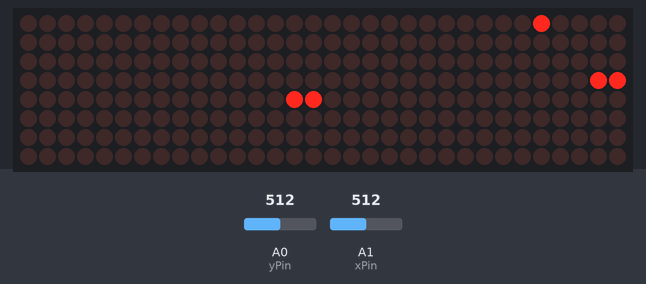
Recording of a sketch running on a simulated Arduino Uno, built with avr-gcc and run on an emulated ATmega328P. On the bench: 32×8 LED matrix. The test bench sets the inputs (shaded band); at power-on: A0 (yPin) = 512, A1 (xPin) = 512. Random numbers use the default seed unless the sketch sets one.

Above: at 2.3 s.
2.4 s: A0 (yPin) set to 592
At 4.0 s:
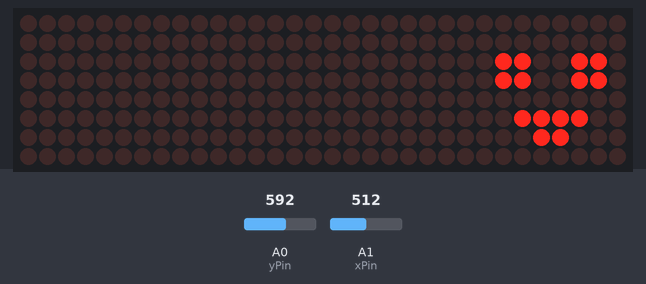
4.4 s: A0 (yPin) set to 614
At 6.0 s:
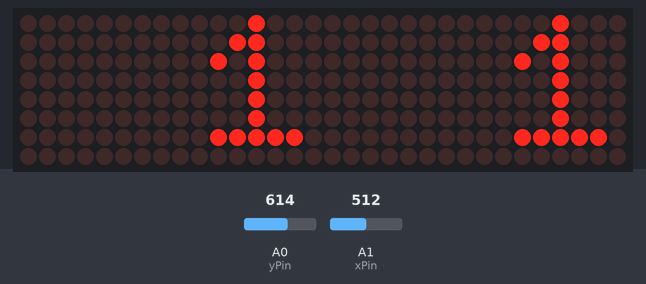
6.2 s: A1 (xPin) set to 466
9.3 s: A1 (xPin) set to 437
At 9.62 s:
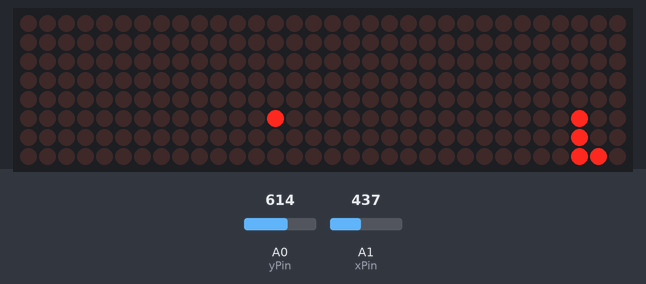
Timing chart, 0 to 12.3 s (numbered marks = the images above; inputs shaded):
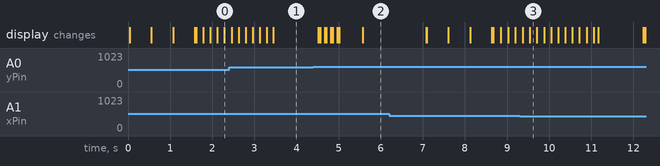

The sketch:

snake.ino
```cpp
#include <LedControl.h>
#include <binary.h>
#define N 16 // rows
#define S 35 // speed

// Pin 10 is connected to the DATA IN-pin of the first MAX7221
// Pin 12 is connected to the CLK-pin of the first MAX7221
// Pin 11 is connected to the LOAD(/CS)-pin of the first MAX7221

LedControl lc = LedControl(10, 12, 11, 4);
int xPin = A1;
int yPin = A0;
int yPosition = 0;
int xPosition = 0;

typedef char Grid[N][N];

typedef struct {
    int i;
    int j;
} Cell;

int left = 0, right = 0, up = 0, down = 0, k = 0, z = 0, value, length;

// countdown animation
byte three[8] = {B00011100, B00100010, B00000010, B00011100, B00000010, B00100010, B00011100, B00000000}; // 3
byte two[8] = {B00111000, B01000100, B01000100, B00100000, B00010000, B00001000, B01111100, B00000000};   // 2
byte one[8] = {B00001000, B00011000, B00101000, B00001000, B00001000, B00001000, B00111110, B00000000};   // 1

// functions
void printGrid(Grid grid);
void initializeGrid(Grid grid);
int checkBounds(int i, int j);
void generateApple(Grid g);
void addToEnd(Cell *list, int a, int b, int length);
void removeHead(Cell *list, Grid g, int length);
int checkCollision(Cell *list, int a, int b, int length);
void updateDirection(void);
void gameOver(int points);
int getLength(Cell *list);
void displaySadFace(void);
void countdown(void);

void setup() {

    pinMode(yPin, INPUT);
    pinMode(xPin, INPUT);

    for (int a = 0; a < 4; a++) {
        lc.shutdown(a, false);
        lc.setIntensity(a, 6); // Set brightness to a medium value
        lc.clearDisplay(a);   // Clear the display
    }

    randomSeed(analogRead(A1)); // unconnected pin
    delay(20);
}

void loop() {

    Grid g;
    Cell list[25];
    int i = 3, j = 2;

    initializeGrid(g);
    generateApple(g);

    // init snake
    g[i][j] = 'O';
    addToEnd(list, i, j, 0);
    g[i][++j] = 'O';
    addToEnd(list, i, j, 1);
    g[i][++j] = 'O';
    addToEnd(list, i, j, 2);
    g[i][++j] = 'O';
    addToEnd(list, i, j, 3);

    list[4].i = -5;  // condition to indicate end of list

    countdown();    // 3... 2... 1...

    for (int a = 0; a < 4; a++)  lc.clearDisplay(a);

    right = 1; // snake starts moving without pressing any button

    while (checkBounds(i, j)) {
        updateDirection();

        if (right) ++j;
        else if (down) ++i;
        else if (up) --i;
        else if (left) --j;

        length = getLength(list);

        printGrid(g);

        if (checkCollision(list, i, j, length)) i = -2; // exits the while(checkBounds) loop

        if (g[i][j] == '#') {
            generateApple(g);
            k++;
        }

        g[i][j] = 'O';

        addToEnd(list, i, j, length);

        if (!k) {
            removeHead(list, g, length);
            list[length].i = -5; // condition to indicate end of list
        } else {
            list[length + 1].i = -5;
        }

        k = 0;

        delay(S);
    }

    gameOver(getLength(list));
}

void updateDirection(void) {
    xPosition = analogRead(xPin);
    delay(2);
    yPosition = analogRead(yPin);
    delay(2);

    if (yPosition >= 450 && yPosition <= 600 && up == 1) {
        up = 1; down = 0; right = 0; left = 0;
    }
    if (yPosition >= 450 && yPosition <= 600 && down == 1) {
        down = 1; up = 0; right = 0; left = 0;
    }
    if (yPosition < 450 && yPosition >= 0) {
        down = 0; up = 1; right = 0; left = 0;
    } else if (yPosition > 600 && yPosition < 1024) {
        up = 0; down = 1; right = 0; left = 0;
    }

    if (xPosition >= 450 && xPosition <= 600 && right == 1) {
        right = 1; down = 0; up = 0; left = 0;
    }
    if (xPosition >= 450 && xPosition <= 600 && left == 1) {
        left = 1; down = 0; up = 0; right = 0;
    }
    if (xPosition < 450 && xPosition >= 0) {
        left = 0; right = 1; down = 0; up = 0;
    } else if (xPosition > 600 && xPosition < 1024) {
        right = 0; left = 1; down = 0; up = 0;
    }
}

int getLength(Cell *list) {
    int count = 0;
    while (list[count].i != -5) count++;
    return count;
}

void initializeGrid(Grid grid) {
    for (int i = 0; i < N; i++)
        for (int j = 0; j < N; j++)
            grid[i][j] = ' ';
}

void printGrid(Grid grid) {
    for (int i = 0; i < N; i++) {
        for (int j = 0; j < N; j++) {
            if (grid[i][j] != ' ') {
                if (i < 8 && j < 8)
                    lc.setLed(0, i, j, HIGH);
                else if (i < 8 && j > 7)
                    lc.setLed(2, map(i, 0, 7, 7, 0), map(j - 8, 0, 7, 7, 0), HIGH);
                else if (i > 7 && j < 8)
                    lc.setLed(1, i - 8, j, HIGH);
                else
                    lc.setLed(3, map(i - 8, 0, 7, 7, 0), map(j - 8, 0, 7, 7, 0), HIGH);
            } else {
                if (i < 8 && j < 8)
                    lc.setLed(0, i, j, LOW);
                else if (i < 8 && j > 7)
                    lc.setLed(2, map(i, 0, 7, 7, 0), map(j - 8, 0, 7, 7, 0), LOW);
                else if (i > 7 && j < 8)
                    lc.setLed(1, i - 8, j, LOW);
                else
                    lc.setLed(3, map(i - 8, 0, 7, 7, 0), map(j - 8, 0, 7, 7, 0), LOW);
            }
        }
    }
}

int checkBounds(int i, int j) {
    return i >= 0 && i < N && j >= 0 && j < N;
}

void generateApple(Grid g) {
    int n, m;

    do {
        n = random(0, N); // random from 0 to N-1
        m = random(0, N); // random from 0 to N-1
    } while (g[n][m] == 'O' || g[n][m] == '#');

    g[n][m] = '#';
}

void addToEnd(Cell *list, int a, int b, int length) {
    list[length].i = a;
    list[length].j = b;
}

void removeHead(Cell *list, Grid g, int length) {
    g[list[0].i][list[0].j] = ' ';

    for (int n = 0; n < length; n++) {
        list[n].i = list[n + 1].i;
        list[n].j = list[n + 1].j;
    }
}

int checkCollision(Cell *list, int a, int b, int length) {
    for (int i = 0; i < length; i++)
        if (a == list[i].i && b == list[i].j)
            return 1;

    return 0;
}

void gameOver(int points) {
    for (int a = 0; a < 4; a++) lc.clearDisplay(a);

    displaySadFace();
    delay(1000);

    for (int a = 0; a < 4; a++) lc.clearDisplay(a);

    int counter = points;
    if (counter < 10) {
        while (counter != 0) {
            for (int i = 0; i < N; i++)
                for (int j = 0; j < N; j++)
                    if (j < 8)
                        lc.setLed(0, i, j, HIGH);
                    else
                        lc.setLed(1, i, j - 8, HIGH);

            delay(40);
            for (int a = 0; a < 4; a++) lc.clearDisplay(a);
            delay(40);
            counter--;
        }
    }
    for (int a = 0; a < 4; a++) lc.clearDisplay(a);
    delay(500);

    if (points < 100) {
        for (int i = 0; i < 8; i++)
            lc.setRow(2, i, one[i]);  // 1
        for (int i = 0; i < 8; i++)
            lc.setRow(0, i, one[i]);  // 1
    }
    if (points >= 100 && points < 1000) {
        for (int i = 0; i < 8; i++)
            lc.setRow(0, i, one[i]);  // 1
        for (int i = 0; i < 8; i++)
            lc.setRow(1, i, two[i]);  // 2
    }
    if (points >= 1000) {
        for (int i = 0; i < 8; i++)
            lc.setRow(1, i, three[i]);  // 3
        for (int i = 0; i < 8; i++)
            lc.setRow(0, i, three[i]);  // 3
    }
    delay(1500);
    for (int a = 0; a < 4; a++) lc.clearDisplay(a);
}

void displaySadFace(void) {
    byte eye = B01100110;
    byte mouth = B00111100;

    for (int i = 0; i < 8; i++) lc.setRow(0, i, 0);
    lc.setRow(0, 2, eye);
    lc.setRow(0, 3, eye);
    lc.setRow(0, 5, mouth);
    lc.setRow(0, 6, B00011000);
}

void countdown(void) {
    for (int i = 0; i < 8; i++) lc.setRow(2, i, three[i]);
    for (int i = 0; i < 8; i++) lc.setRow(0, i, three[i]);
    delay(500);

    for (int i = 0; i < 4; i++) lc.clearDisplay(i);

    for (int i = 0; i < 8; i++) lc.setRow(2, i, two[i]);
    for (int i = 0; i < 8; i++) lc.setRow(0, i, two[i]);
    delay(500);

    for (int i = 0; i < 4; i++) lc.clearDisplay(i);

    for (int i = 0; i < 8; i++) lc.setRow(2, i, one[i]);
    for (int i = 0; i < 8; i++) lc.setRow(0, i, one[i]);
    delay(500);

    for (int i = 0; i < 4; i++) lc.clearDisplay(i);
}
```

Measured:
- the behaviour switches between 600 and 601 on A0 (yPin) (found by bisection; images 1 and 2)
- the behaviour switches between 450 and 449 on A1 (xPin) (found by bisection; images 2 and 3)
